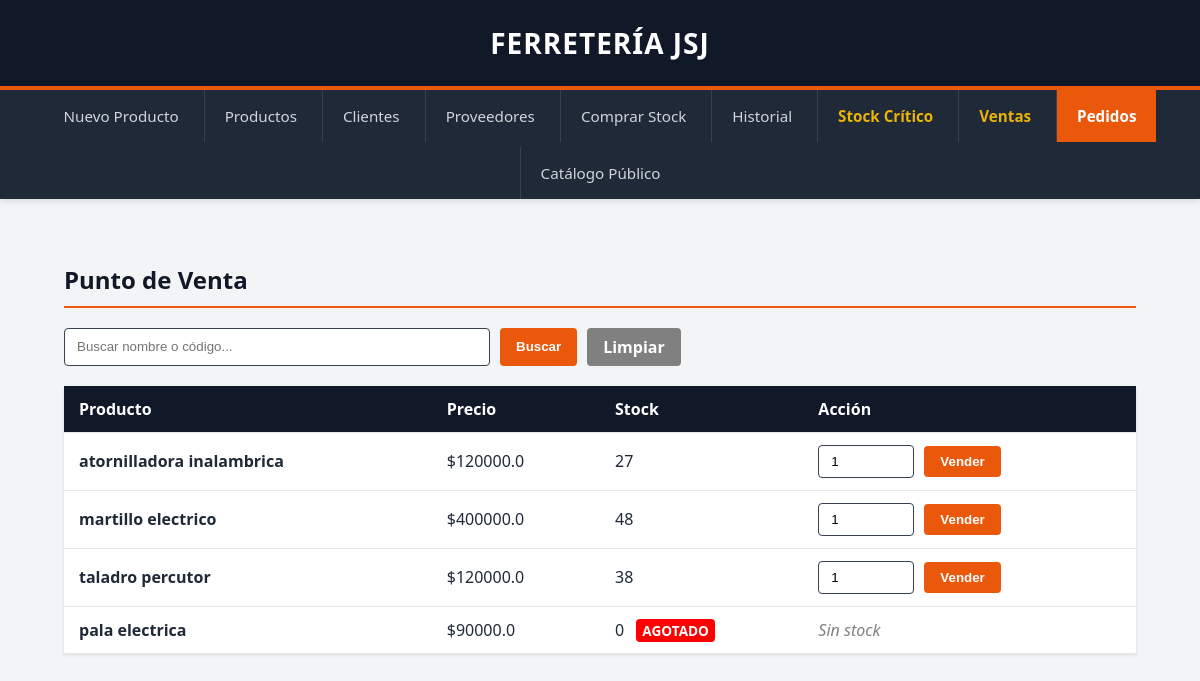
Page /ventas on the earlier database version.
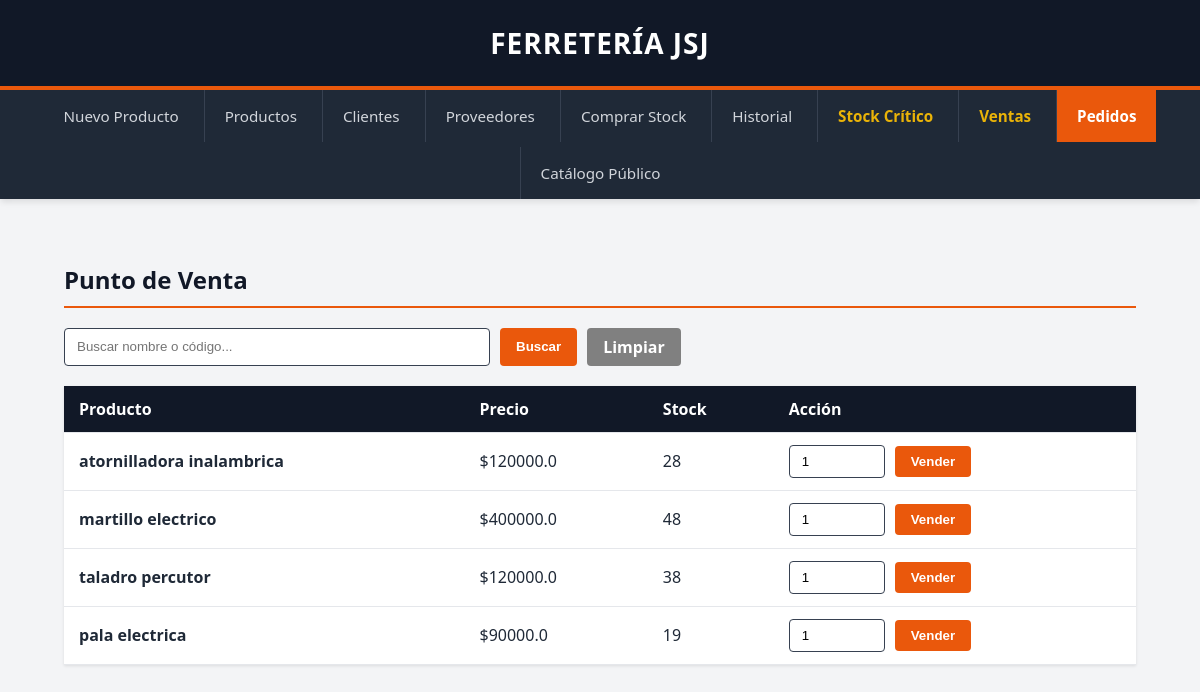
Same page on the later database version.
### db.py (models this page shows)
class Producto(Base):
    __tablename__ = "producto"
    id_producto = Column(Integer, primary_key=True, autoincrement=True)
    nombre = Column(String, nullable=False)
    precio = Column(Float, nullable=False)
    stock = Column(Integer, nullable=False)
    activo = Column(Boolean, default=True)
    fk_id_categoria = Column(Integer, ForeignKey("categoria.id_categoria"), nullable=False)
    categoria = relationship("Categoria")

### app.py (the view)
@app.route("/ventas", methods=["GET", "POST"])
def seccionVentas():
    return ventaProducto()

### venta.py (called while the page is built, shortened)
def ventaProducto():
    db_cursor = Session()
    try:
        texto_buscado = request.args.get("busqueda")
        query = db_cursor.query(Producto).filter(Producto.activo == True)
        productoDisponible = query.all()
        clientes = db_cursor.query(Cliente).filter_by(activo=True).all()
        return render_template("ventas.html", productos=productoDisponible, clientes=clientes)
    finally:
        db_cursor.close()

### templates/ventas.html (shortened to what this page needs)
{% extends "base.html" %}
{% block content %}
<div class="ventas-container">
    <h2 style="margin-top: 0; color: var(--hw-dark); border-bottom: 2px solid var(--hw-orange); padding-bottom: 10px;">Punto de Venta</h2>
    <form method="GET" action="{{ url_for('seccionVentas') }}" style="margin-bottom: 20px; display: flex; gap: 10px;">
        <input class="ventas-input" type="text" name="busqueda" placeholder="Buscar nombre o código..." value="{{ request.args.get('busqueda', '') }}" style="flex-grow: 1; max-width: 400px;">
        <button class="ventas-btn" type="submit">Buscar</button>
        <a class="ventas-btn" href="{{ url_for('seccionVentas') }}" style="background-color: gray; text-decoration: none;">Limpiar</a>
    </form>
    {% if productos %}
    <table class="ventas-table">
        <thead>
            <tr>
                <th>Producto</th>
                <th>Precio</th>
                <th>Stock</th>
                <th>Acción</th>
            </tr>
        </thead>
        <tbody>
         {% for pro in productos %}
         <tr>
            <td style="font-weight: bold;">{{ pro.nombre }}</td>
            <td>${{ pro.precio }}</td>
            <td>
                {{ pro.stock }}
                {% if pro.stock == 0 %}
                    <span style="color: white; background-color: red; font-weight: bold; font-size: 0.85em; margin-left: 8px; padding: 2px 6px; border-radius: 4px;">AGOTADO</span>
                {% elif pro.stock <= 5 %}
                    <span style="color: red; font-weight: bold; font-size: 0.85em; margin-left: 8px; border: 1px solid red; padding: 2px 4px; border-radius: 4px;">¡CRÍTICO!</span>
                {% endif %}
            </td>
            <td>
                {% if pro.stock > 0 %}
                    <form action="{{ url_for('seccionVentas') }}" method="POST" style="display: flex; gap: 10px; align-items: center;">
                        <input class="ventas-input" type="number" name="cantidad" min="1" max="{{ pro.stock }}" value="1" required style="width: 70px;">
                        <button class="ventas-btn" type="submit" onclick="alert('Se descontaron ' + this.form.cantidad.value + ' unidades exitosamente');">Vender</button>
                    </form>
                {% else %}
                    <span style="color: gray; font-style: italic;">Sin stock</span>
                {% endif %}
            </td>
         </tr>
         {% endfor %}
        </tbody>
    </table>
    {% else %}
    <p style="color: red; font-weight: bold;">No se encontraron productos.</p>
    {% endif %}
</div>
{% endblock %}

Differences in the rows shown:
changed Producto "atornilladora inalambrica": stock "27" → "28"
changed Producto "pala electrica": stock "0" → "19"; cantidad (not shown) → "1"; stock "AGOTADO Sin stock" → "Vender"
